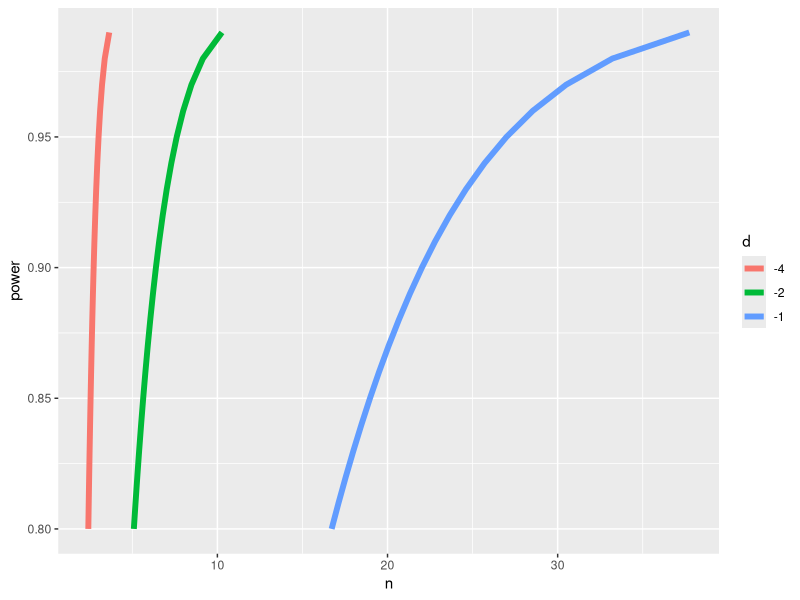

Generate this figure with R:
library(pwr)
library(ggplot2)

#Consider different mean differences

#THIS IS NEW
  Group1.Mean <- c(40,80,100)
  
#THIS IS THE SAME
  Group1.SD <- 20
  
  Group2.Mean <- 120
  Group2.SD <- 20

  effect.size <- Group1.Mean-Group2.Mean
  group.sd <- sqrt(mean(Group1.SD^2,Group2.SD^2))

  d <- effect.size/group.sd
  
  power = matrix(seq(0.8,0.99,by=0.01))

#THIS IS NEW  
  power.d=expand.grid(power,d)
  power.d$Var1=as.numeric(power.d$Var1)
  
#changed function to allow multiple elements of x
my.func = function(x,x2){                    
                      pwr.t.test(d=x2,power=x,
                                 type="two.sample",
                                 alternative="two.sided"
                                )$n
}


#same but new input
out= mapply(power.d$Var1,power.d$Var2, FUN=my.func)

head(out)

out2=cbind(power.d,out)
colnames(out2)=c("power","d","n")
head(out2)

#prepare for ggplot2
out2$d=as.factor(out2$d)
out2=data.frame(out2)

ggplot(data=out2, aes(x=n, y=power, group=d, color=d)) +
    geom_line(size=2)
